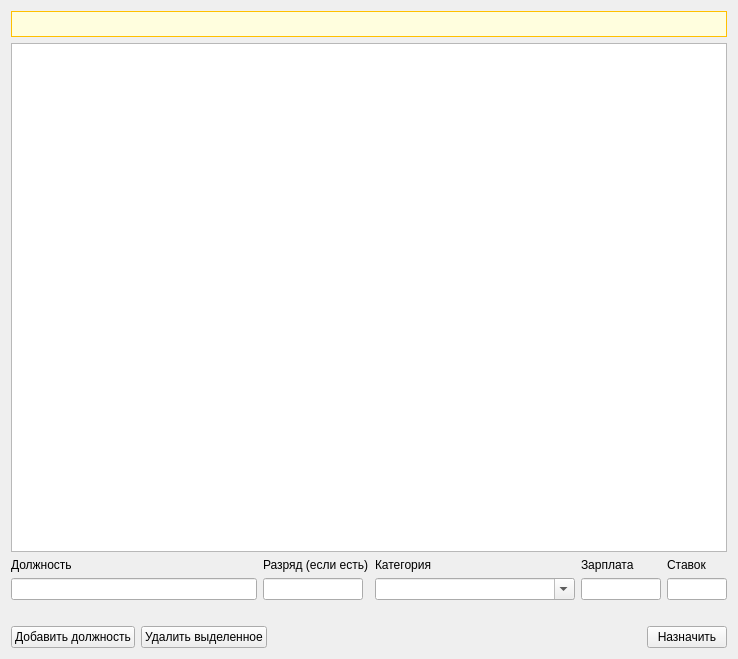
<?xml version="1.0" encoding="UTF-8"?>
<ui version="4.0">
 <class>Form</class>
 <widget class="QWidget" name="Form">
  <property name="enabled">
   <bool>true</bool>
  </property>
  <property name="geometry">
   <rect>
    <x>0</x>
    <y>0</y>
    <width>738</width>
    <height>659</height>
   </rect>
  </property>
  <property name="windowTitle">
   <string>Form</string>
  </property>
  <layout class="QVBoxLayout" name="verticalLayout">
   <item>
    <widget class="QLabel" name="err_output">
     <property name="styleSheet">
      <string notr="true">color: red; 
background: #FFFEDE; 
border: 1px solid #FFC000;
padding: 5px;</string>
     </property>
     <property name="text">
      <string/>
     </property>
    </widget>
   </item>
   <item>
    <widget class="QTableView" name="position_table_view">
     <property name="selectionMode">
      <enum>QAbstractItemView::SingleSelection</enum>
     </property>
     <property name="selectionBehavior">
      <enum>QAbstractItemView::SelectRows</enum>
     </property>
     <property name="verticalScrollMode">
      <enum>QAbstractItemView::ScrollPerPixel</enum>
     </property>
     <property name="horizontalScrollMode">
      <enum>QAbstractItemView::ScrollPerPixel</enum>
     </property>
     <attribute name="horizontalHeaderDefaultSectionSize">
      <number>60</number>
     </attribute>
     <attribute name="horizontalHeaderMinimumSectionSize">
      <number>27</number>
     </attribute>
     <attribute name="horizontalHeaderStretchLastSection">
      <bool>true</bool>
     </attribute>
     <attribute name="verticalHeaderVisible">
      <bool>false</bool>
     </attribute>
     <attribute name="verticalHeaderDefaultSectionSize">
      <number>20</number>
     </attribute>
    </widget>
   </item>
   <item>
    <layout class="QGridLayout" name="add_position_layout">
     <item row="1" column="0">
      <widget class="QLineEdit" name="position_le">
       <property name="minimumSize">
        <size>
         <width>200</width>
         <height>0</height>
        </size>
       </property>
      </widget>
     </item>
     <item row="1" column="1">
      <widget class="QLineEdit" name="rank_le">
       <property name="maximumSize">
        <size>
         <width>100</width>
         <height>16777215</height>
        </size>
       </property>
      </widget>
     </item>
     <item row="1" column="3">
      <widget class="QLineEdit" name="salary_le">
       <property name="maximumSize">
        <size>
         <width>80</width>
         <height>16777215</height>
        </size>
       </property>
      </widget>
     </item>
     <item row="1" column="4">
      <widget class="QLineEdit" name="rate_amount_le">
       <property name="maximumSize">
        <size>
         <width>60</width>
         <height>16777215</height>
        </size>
       </property>
      </widget>
     </item>
     <item row="0" column="0">
      <widget class="QLabel" name="position_lbl">
       <property name="text">
        <string>Должность</string>
       </property>
      </widget>
     </item>
     <item row="0" column="1">
      <widget class="QLabel" name="rank_lbl">
       <property name="text">
        <string>Разряд (если есть)</string>
       </property>
      </widget>
     </item>
     <item row="1" column="2">
      <widget class="QComboBox" name="category_cmb">
       <property name="minimumSize">
        <size>
         <width>200</width>
         <height>0</height>
        </size>
       </property>
       <property name="layoutDirection">
        <enum>Qt::LeftToRight</enum>
       </property>
       <property name="editable">
        <bool>true</bool>
       </property>
      </widget>
     </item>
     <item row="0" column="2">
      <widget class="QLabel" name="label">
       <property name="text">
        <string>Категория</string>
       </property>
      </widget>
     </item>
     <item row="0" column="3">
      <widget class="QLabel" name="salary_lbl">
       <property name="text">
        <string>Зарплата</string>
       </property>
      </widget>
     </item>
     <item row="0" column="4">
      <widget class="QLabel" name="rate_amount_lbl">
       <property name="text">
        <string>Ставок</string>
       </property>
      </widget>
     </item>
    </layout>
   </item>
   <item>
    <spacer name="verticalSpacer">
     <property name="orientation">
      <enum>Qt::Vertical</enum>
     </property>
     <property name="sizeType">
      <enum>QSizePolicy::Preferred</enum>
     </property>
     <property name="sizeHint" stdset="0">
      <size>
       <width>20</width>
       <height>20</height>
      </size>
     </property>
    </spacer>
   </item>
   <item>
    <layout class="QHBoxLayout" name="horizontalLayout_2">
     <item>
      <widget class="QPushButton" name="add_position_btn">
       <property name="text">
        <string>Добавить должность</string>
       </property>
      </widget>
     </item>
     <item>
      <widget class="QPushButton" name="delete_position_btn">
       <property name="text">
        <string>Удалить выделенное</string>
       </property>
      </widget>
     </item>
     <item>
      <spacer name="horizontalSpacer_2">
       <property name="orientation">
        <enum>Qt::Horizontal</enum>
       </property>
       <property name="sizeHint" stdset="0">
        <size>
         <width>40</width>
         <height>20</height>
        </size>
       </property>
      </spacer>
     </item>
     <item>
      <widget class="QPushButton" name="accept_position_btn">
       <property name="text">
        <string>Назначить</string>
       </property>
      </widget>
     </item>
    </layout>
   </item>
  </layout>
 </widget>
 <resources/>
 <connections/>
</ui>
